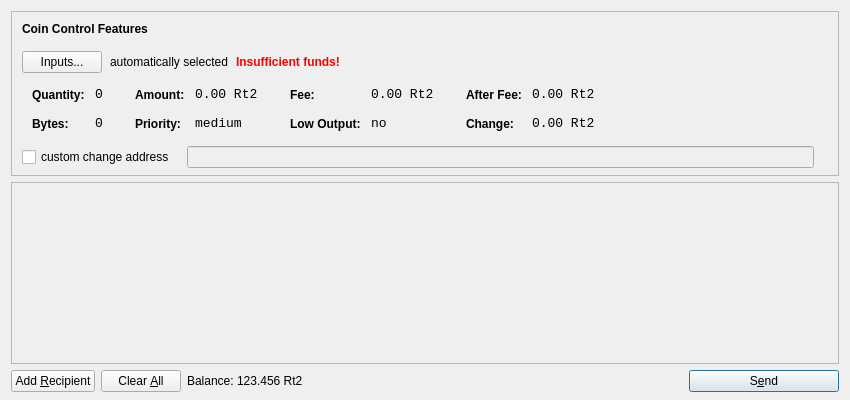
<?xml version="1.0" encoding="UTF-8"?>
<ui version="4.0">
 <class>SendCoinsDialog</class>
 <widget class="QDialog" name="SendCoinsDialog">
  <property name="geometry">
   <rect>
    <x>0</x>
    <y>0</y>
    <width>850</width>
    <height>400</height>
   </rect>
  </property>
  <property name="windowTitle">
   <string>Send Coins</string>
  </property>
  <layout class="QVBoxLayout" name="verticalLayout" stretch="0,1,0">
   <property name="bottomMargin">
    <number>8</number>
   </property>
   <item>
    <widget class="QFrame" name="frameCoinControl">
     <property name="sizePolicy">
      <sizepolicy hsizetype="Expanding" vsizetype="Expanding">
       <horstretch>0</horstretch>
       <verstretch>0</verstretch>
      </sizepolicy>
     </property>
     <property name="maximumSize">
      <size>
       <width>16777215</width>
       <height>16777215</height>
      </size>
     </property>
     <property name="frameShape">
      <enum>QFrame::StyledPanel</enum>
     </property>
     <property name="frameShadow">
      <enum>QFrame::Sunken</enum>
     </property>
     <layout class="QVBoxLayout" name="verticalLayoutCoinControl2">
      <property name="spacing">
       <number>-1</number>
      </property>
      <property name="leftMargin">
       <number>0</number>
      </property>
      <property name="topMargin">
       <number>0</number>
      </property>
      <property name="rightMargin">
       <number>0</number>
      </property>
      <property name="bottomMargin">
       <number>6</number>
      </property>
      <item>
       <layout class="QVBoxLayout" name="verticalLayoutCoinControl" stretch="0,0,0,0,1">
        <property name="spacing">
         <number>0</number>
        </property>
        <property name="leftMargin">
         <number>10</number>
        </property>
        <property name="topMargin">
         <number>10</number>
        </property>
        <item>
         <layout class="QHBoxLayout" name="horizontalLayoutCoinControl1">
          <property name="bottomMargin">
           <number>15</number>
          </property>
          <item>
           <widget class="QLabel" name="labelCoinControlFeatures">
            <property name="sizePolicy">
             <sizepolicy hsizetype="Preferred" vsizetype="Maximum">
              <horstretch>0</horstretch>
              <verstretch>0</verstretch>
             </sizepolicy>
            </property>
            <property name="font">
             <font>
              <weight>75</weight>
              <bold>true</bold>
             </font>
            </property>
            <property name="styleSheet">
             <string notr="true">font-weight:bold;</string>
            </property>
            <property name="text">
             <string>Coin Control Features</string>
            </property>
           </widget>
          </item>
         </layout>
        </item>
        <item>
         <layout class="QHBoxLayout" name="horizontalLayoutCoinControl2" stretch="0,0,0,0">
          <property name="spacing">
           <number>8</number>
          </property>
          <property name="bottomMargin">
           <number>10</number>
          </property>
          <item>
           <widget class="QPushButton" name="pushButtonCoinControl">
            <property name="styleSheet">
             <string notr="true"/>
            </property>
            <property name="text">
             <string>Inputs...</string>
            </property>
           </widget>
          </item>
          <item>
           <widget class="QLabel" name="labelCoinControlAutomaticallySelected">
            <property name="text">
             <string>automatically selected</string>
            </property>
            <property name="margin">
             <number>5</number>
            </property>
           </widget>
          </item>
          <item>
           <widget class="QLabel" name="labelCoinControlInsuffFunds">
            <property name="font">
             <font>
              <weight>75</weight>
              <bold>true</bold>
             </font>
            </property>
            <property name="styleSheet">
             <string notr="true">color:red;font-weight:bold;</string>
            </property>
            <property name="text">
             <string>Insufficient funds!</string>
            </property>
            <property name="margin">
             <number>5</number>
            </property>
           </widget>
          </item>
          <item>
           <spacer name="horizontalSpacerCoinControl">
            <property name="orientation">
             <enum>Qt::Horizontal</enum>
            </property>
            <property name="sizeHint" stdset="0">
             <size>
              <width>40</width>
              <height>1</height>
             </size>
            </property>
           </spacer>
          </item>
         </layout>
        </item>
        <item>
         <widget class="QWidget" name="widgetCoinControl" native="true">
          <property name="sizePolicy">
           <sizepolicy hsizetype="Preferred" vsizetype="Preferred">
            <horstretch>0</horstretch>
            <verstretch>0</verstretch>
           </sizepolicy>
          </property>
          <property name="minimumSize">
           <size>
            <width>0</width>
            <height>0</height>
           </size>
          </property>
          <property name="styleSheet">
           <string notr="true"/>
          </property>
          <layout class="QHBoxLayout" name="horizontalLayoutCoinControl5">
           <property name="margin">
            <number>0</number>
           </property>
           <item>
            <layout class="QHBoxLayout" name="horizontalLayoutCoinControl3" stretch="0,0,0,1">
             <property name="spacing">
              <number>20</number>
             </property>
             <property name="topMargin">
              <number>0</number>
             </property>
             <property name="bottomMargin">
              <number>10</number>
             </property>
             <item>
              <layout class="QFormLayout" name="formLayoutCoinControl1">
               <property name="horizontalSpacing">
                <number>10</number>
               </property>
               <property name="verticalSpacing">
                <number>14</number>
               </property>
               <property name="leftMargin">
                <number>10</number>
               </property>
               <property name="topMargin">
                <number>4</number>
               </property>
               <property name="rightMargin">
                <number>6</number>
               </property>
               <item row="0" column="0">
                <widget class="QLabel" name="labelCoinControlQuantityText">
                 <property name="styleSheet">
                  <string notr="true">font-weight:bold;</string>
                 </property>
                 <property name="text">
                  <string>Quantity:</string>
                 </property>
                 <property name="margin">
                  <number>0</number>
                 </property>
                </widget>
               </item>
               <item row="0" column="1">
                <widget class="QLabel" name="labelCoinControlQuantity">
                 <property name="font">
                  <font>
                   <family>Monospace</family>
                   <pointsize>10</pointsize>
                  </font>
                 </property>
                 <property name="cursor">
                  <cursorShape>IBeamCursor</cursorShape>
                 </property>
                 <property name="contextMenuPolicy">
                  <enum>Qt::ActionsContextMenu</enum>
                 </property>
                 <property name="text">
                  <string notr="true">0</string>
                 </property>
                 <property name="margin">
                  <number>0</number>
                 </property>
                 <property name="textInteractionFlags">
                  <set>Qt::LinksAccessibleByMouse|Qt::TextSelectableByKeyboard|Qt::TextSelectableByMouse</set>
                 </property>
                </widget>
               </item>
               <item row="1" column="0">
                <widget class="QLabel" name="labelCoinControlBytesText">
                 <property name="styleSheet">
                  <string notr="true">font-weight:bold;</string>
                 </property>
                 <property name="text">
                  <string>Bytes:</string>
                 </property>
                </widget>
               </item>
               <item row="1" column="1">
                <widget class="QLabel" name="labelCoinControlBytes">
                 <property name="font">
                  <font>
                   <family>Monospace</family>
                   <pointsize>10</pointsize>
                  </font>
                 </property>
                 <property name="cursor">
                  <cursorShape>IBeamCursor</cursorShape>
                 </property>
                 <property name="contextMenuPolicy">
                  <enum>Qt::ActionsContextMenu</enum>
                 </property>
                 <property name="text">
                  <string notr="true">0</string>
                 </property>
                 <property name="textInteractionFlags">
                  <set>Qt::LinksAccessibleByMouse|Qt::TextSelectableByKeyboard|Qt::TextSelectableByMouse</set>
                 </property>
                </widget>
               </item>
              </layout>
             </item>
             <item>
              <layout class="QFormLayout" name="formLayoutCoinControl2">
               <property name="horizontalSpacing">
                <number>10</number>
               </property>
               <property name="verticalSpacing">
                <number>14</number>
               </property>
               <property name="leftMargin">
                <number>6</number>
               </property>
               <property name="topMargin">
                <number>4</number>
               </property>
               <property name="rightMargin">
                <number>6</number>
               </property>
               <item row="0" column="0">
                <widget class="QLabel" name="labelCoinControlAmountText">
                 <property name="styleSheet">
                  <string notr="true">font-weight:bold;</string>
                 </property>
                 <property name="text">
                  <string>Amount:</string>
                 </property>
                 <property name="margin">
                  <number>0</number>
                 </property>
                </widget>
               </item>
               <item row="0" column="1">
                <widget class="QLabel" name="labelCoinControlAmount">
                 <property name="font">
                  <font>
                   <family>Monospace</family>
                   <pointsize>10</pointsize>
                  </font>
                 </property>
                 <property name="cursor">
                  <cursorShape>IBeamCursor</cursorShape>
                 </property>
                 <property name="contextMenuPolicy">
                  <enum>Qt::ActionsContextMenu</enum>
                 </property>
                 <property name="text">
                  <string notr="true">0.00 Rt2</string>
                 </property>
                 <property name="textInteractionFlags">
                  <set>Qt::LinksAccessibleByMouse|Qt::TextSelectableByKeyboard|Qt::TextSelectableByMouse</set>
                 </property>
                </widget>
               </item>
               <item row="1" column="0">
                <widget class="QLabel" name="labelCoinControlPriorityText">
                 <property name="styleSheet">
                  <string notr="true">font-weight:bold;</string>
                 </property>
                 <property name="text">
                  <string>Priority:</string>
                 </property>
                </widget>
               </item>
               <item row="1" column="1">
                <widget class="QLabel" name="labelCoinControlPriority">
                 <property name="font">
                  <font>
                   <family>Monospace</family>
                   <pointsize>10</pointsize>
                  </font>
                 </property>
                 <property name="cursor">
                  <cursorShape>IBeamCursor</cursorShape>
                 </property>
                 <property name="contextMenuPolicy">
                  <enum>Qt::ActionsContextMenu</enum>
                 </property>
                 <property name="text">
                  <string>medium</string>
                 </property>
                 <property name="textInteractionFlags">
                  <set>Qt::LinksAccessibleByMouse|Qt::TextSelectableByKeyboard|Qt::TextSelectableByMouse</set>
                 </property>
                </widget>
               </item>
              </layout>
             </item>
             <item>
              <layout class="QFormLayout" name="formLayoutCoinControl3">
               <property name="horizontalSpacing">
                <number>10</number>
               </property>
               <property name="verticalSpacing">
                <number>14</number>
               </property>
               <property name="leftMargin">
                <number>6</number>
               </property>
               <property name="topMargin">
                <number>4</number>
               </property>
               <property name="rightMargin">
                <number>6</number>
               </property>
               <item row="0" column="0">
                <widget class="QLabel" name="labelCoinControlFeeText">
                 <property name="styleSheet">
                  <string notr="true">font-weight:bold;</string>
                 </property>
                 <property name="text">
                  <string>Fee:</string>
                 </property>
                 <property name="margin">
                  <number>0</number>
                 </property>
                </widget>
               </item>
               <item row="0" column="1">
                <widget class="QLabel" name="labelCoinControlFee">
                 <property name="font">
                  <font>
                   <family>Monospace</family>
                   <pointsize>10</pointsize>
                  </font>
                 </property>
                 <property name="cursor">
                  <cursorShape>IBeamCursor</cursorShape>
                 </property>
                 <property name="contextMenuPolicy">
                  <enum>Qt::ActionsContextMenu</enum>
                 </property>
                 <property name="text">
                  <string notr="true">0.00 Rt2</string>
                 </property>
                 <property name="textInteractionFlags">
                  <set>Qt::LinksAccessibleByMouse|Qt::TextSelectableByKeyboard|Qt::TextSelectableByMouse</set>
                 </property>
                </widget>
               </item>
               <item row="1" column="0">
                <widget class="QLabel" name="labelCoinControlLowOutputText">
                 <property name="styleSheet">
                  <string notr="true">font-weight:bold;</string>
                 </property>
                 <property name="text">
                  <string>Low Output:</string>
                 </property>
                </widget>
               </item>
               <item row="1" column="1">
                <widget class="QLabel" name="labelCoinControlLowOutput">
                 <property name="font">
                  <font>
                   <family>Monospace</family>
                   <pointsize>10</pointsize>
                  </font>
                 </property>
                 <property name="cursor">
                  <cursorShape>IBeamCursor</cursorShape>
                 </property>
                 <property name="contextMenuPolicy">
                  <enum>Qt::ActionsContextMenu</enum>
                 </property>
                 <property name="text">
                  <string>no</string>
                 </property>
                 <property name="textInteractionFlags">
                  <set>Qt::LinksAccessibleByMouse|Qt::TextSelectableByKeyboard|Qt::TextSelectableByMouse</set>
                 </property>
                </widget>
               </item>
              </layout>
             </item>
             <item>
              <layout class="QFormLayout" name="formLayoutCoinControl4">
               <property name="horizontalSpacing">
                <number>10</number>
               </property>
               <property name="verticalSpacing">
                <number>14</number>
               </property>
               <property name="leftMargin">
                <number>6</number>
               </property>
               <property name="topMargin">
                <number>4</number>
               </property>
               <property name="rightMargin">
                <number>6</number>
               </property>
               <item row="0" column="0">
                <widget class="QLabel" name="labelCoinControlAfterFeeText">
                 <property name="styleSheet">
                  <string notr="true">font-weight:bold;</string>
                 </property>
                 <property name="text">
                  <string>After Fee:</string>
                 </property>
                 <property name="margin">
                  <number>0</number>
                 </property>
                </widget>
               </item>
               <item row="0" column="1">
                <widget class="QLabel" name="labelCoinControlAfterFee">
                 <property name="font">
                  <font>
                   <family>Monospace</family>
                   <pointsize>10</pointsize>
                  </font>
                 </property>
                 <property name="cursor">
                  <cursorShape>IBeamCursor</cursorShape>
                 </property>
                 <property name="contextMenuPolicy">
                  <enum>Qt::ActionsContextMenu</enum>
                 </property>
                 <property name="text">
                  <string notr="true">0.00 Rt2</string>
                 </property>
                 <property name="textInteractionFlags">
                  <set>Qt::LinksAccessibleByMouse|Qt::TextSelectableByKeyboard|Qt::TextSelectableByMouse</set>
                 </property>
                </widget>
               </item>
               <item row="1" column="0">
                <widget class="QLabel" name="labelCoinControlChangeText">
                 <property name="styleSheet">
                  <string notr="true">font-weight:bold;</string>
                 </property>
                 <property name="text">
                  <string>Change:</string>
                 </property>
                </widget>
               </item>
               <item row="1" column="1">
                <widget class="QLabel" name="labelCoinControlChange">
                 <property name="font">
                  <font>
                   <family>Monospace</family>
                   <pointsize>10</pointsize>
                  </font>
                 </property>
                 <property name="cursor">
                  <cursorShape>IBeamCursor</cursorShape>
                 </property>
                 <property name="contextMenuPolicy">
                  <enum>Qt::ActionsContextMenu</enum>
                 </property>
                 <property name="text">
                  <string notr="true">0.00 Rt2</string>
                 </property>
                 <property name="textInteractionFlags">
                  <set>Qt::LinksAccessibleByMouse|Qt::TextSelectableByKeyboard|Qt::TextSelectableByMouse</set>
                 </property>
                </widget>
               </item>
              </layout>
             </item>
            </layout>
           </item>
          </layout>
         </widget>
        </item>
        <item>
         <layout class="QHBoxLayout" name="horizontalLayoutCoinControl4" stretch="0,0,0">
          <property name="spacing">
           <number>12</number>
          </property>
          <property name="sizeConstraint">
           <enum>QLayout::SetDefaultConstraint</enum>
          </property>
          <property name="topMargin">
           <number>5</number>
          </property>
          <property name="rightMargin">
           <number>5</number>
          </property>
          <item>
           <widget class="QCheckBox" name="checkBoxCoinControlChange">
            <property name="text">
             <string>custom change address</string>
            </property>
           </widget>
          </item>
          <item>
           <widget class="QLineEdit" name="lineEditCoinControlChange">
            <property name="enabled">
             <bool>false</bool>
            </property>
            <property name="sizePolicy">
             <sizepolicy hsizetype="Expanding" vsizetype="Fixed">
              <horstretch>0</horstretch>
              <verstretch>0</verstretch>
             </sizepolicy>
            </property>
           </widget>
          </item>
          <item>
           <widget class="QLabel" name="labelCoinControlChangeLabel">
            <property name="sizePolicy">
             <sizepolicy hsizetype="Preferred" vsizetype="Expanding">
              <horstretch>0</horstretch>
              <verstretch>0</verstretch>
             </sizepolicy>
            </property>
            <property name="minimumSize">
             <size>
              <width>0</width>
              <height>0</height>
             </size>
            </property>
            <property name="text">
             <string/>
            </property>
            <property name="margin">
             <number>3</number>
            </property>
           </widget>
          </item>
         </layout>
        </item>
        <item>
         <spacer name="verticalSpacerCoinControl">
          <property name="orientation">
           <enum>Qt::Vertical</enum>
          </property>
          <property name="sizeHint" stdset="0">
           <size>
            <width>800</width>
            <height>1</height>
           </size>
          </property>
         </spacer>
        </item>
       </layout>
      </item>
     </layout>
    </widget>
   </item>
   <item>
    <widget class="QScrollArea" name="scrollArea">
     <property name="widgetResizable">
      <bool>true</bool>
     </property>
     <widget class="QWidget" name="scrollAreaWidgetContents">
      <property name="geometry">
       <rect>
        <x>0</x>
        <y>0</y>
        <width>830</width>
        <height>165</height>
       </rect>
      </property>
      <layout class="QVBoxLayout" name="verticalLayout_2">
       <property name="margin">
        <number>0</number>
       </property>
       <item>
        <layout class="QVBoxLayout" name="entries">
         <property name="spacing">
          <number>6</number>
         </property>
        </layout>
       </item>
       <item>
        <spacer name="verticalSpacer">
         <property name="orientation">
          <enum>Qt::Vertical</enum>
         </property>
         <property name="sizeHint" stdset="0">
          <size>
           <width>20</width>
           <height>40</height>
          </size>
         </property>
        </spacer>
       </item>
      </layout>
     </widget>
    </widget>
   </item>
   <item>
    <layout class="QHBoxLayout" name="horizontalLayout">
     <item>
      <widget class="QPushButton" name="addButton">
       <property name="toolTip">
        <string>Send to multiple recipients at once</string>
       </property>
       <property name="text">
        <string>Add &amp;Recipient</string>
       </property>
       <property name="icon">
        <iconset resource="../rotocoin.qrc">
         <normaloff>:/icons/add</normaloff>:/icons/add</iconset>
       </property>
       <property name="autoDefault">
        <bool>false</bool>
       </property>
      </widget>
     </item>
     <item>
      <widget class="QPushButton" name="clearButton">
       <property name="sizePolicy">
        <sizepolicy hsizetype="Minimum" vsizetype="Fixed">
         <horstretch>0</horstretch>
         <verstretch>0</verstretch>
        </sizepolicy>
       </property>
       <property name="toolTip">
        <string>Remove all transaction fields</string>
       </property>
       <property name="text">
        <string>Clear &amp;All</string>
       </property>
       <property name="icon">
        <iconset resource="../rotocoin.qrc">
         <normaloff>:/icons/remove</normaloff>:/icons/remove</iconset>
       </property>
       <property name="autoRepeatDelay">
        <number>300</number>
       </property>
       <property name="autoDefault">
        <bool>false</bool>
       </property>
      </widget>
     </item>
     <item>
      <layout class="QHBoxLayout" name="horizontalLayout_2">
       <property name="spacing">
        <number>3</number>
       </property>
       <item>
        <widget class="QLabel" name="label">
         <property name="text">
          <string>Balance:</string>
         </property>
        </widget>
       </item>
       <item>
        <widget class="QLabel" name="labelBalance">
         <property name="cursor">
          <cursorShape>IBeamCursor</cursorShape>
         </property>
         <property name="text">
          <string>123.456 Rt2</string>
         </property>
         <property name="textInteractionFlags">
          <set>Qt::LinksAccessibleByMouse|Qt::TextSelectableByKeyboard|Qt::TextSelectableByMouse</set>
         </property>
        </widget>
       </item>
      </layout>
     </item>
     <item>
      <spacer name="horizontalSpacer">
       <property name="orientation">
        <enum>Qt::Horizontal</enum>
       </property>
       <property name="sizeHint" stdset="0">
        <size>
         <width>40</width>
         <height>20</height>
        </size>
       </property>
      </spacer>
     </item>
     <item>
      <widget class="QPushButton" name="sendButton">
       <property name="minimumSize">
        <size>
         <width>150</width>
         <height>0</height>
        </size>
       </property>
       <property name="toolTip">
        <string>Confirm the send action</string>
       </property>
       <property name="text">
        <string>S&amp;end</string>
       </property>
       <property name="icon">
        <iconset resource="../rotocoin.qrc">
         <normaloff>:/icons/send</normaloff>:/icons/send</iconset>
       </property>
       <property name="default">
        <bool>true</bool>
       </property>
      </widget>
     </item>
    </layout>
   </item>
  </layout>
 </widget>
 <resources>
  <include location="../rotocoin.qrc"/>
 </resources>
 <connections/>
</ui>
